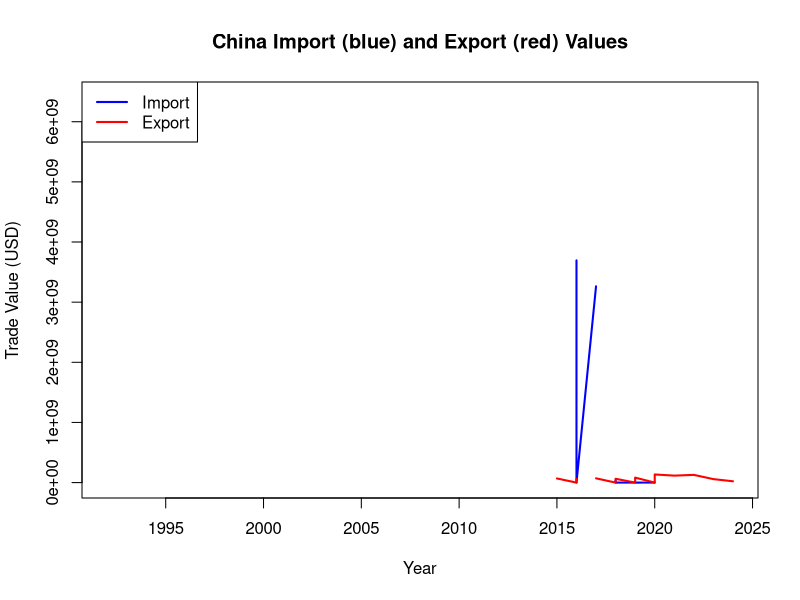

Here is the R script that generated this plot:
library(tidyverse)

# Read CSV (it's semicolon-separated)
data <- read.csv("UN_Trimmed_1988-2024.csv")

# Filter for China
china_data <- data %>% filter(Country == "China")

# Plot import values (blue)
plot(
  china_data$Year, china_data$ImpValue,
  type = "l",
  col = "blue",
  lwd = 2,
  xlab = "Year",
  ylab = "Trade Value (USD)",
  main = "China Import (blue) and Export (red) Values"
)

# Add export values (red)
lines(
  china_data$Year, china_data$ExpValue,
  col = "red",
  lwd = 2
)

# Add legend
legend(
  "topleft",
  legend = c("Import", "Export"),
  col = c("blue", "red"),
  lwd = 2
)